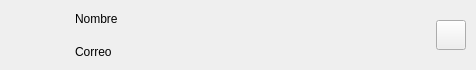
<?xml version="1.0" encoding="UTF-8"?>
<ui version="4.0">
 <class>WidgetFriend</class>
 <widget class="QWidget" name="WidgetFriend">
  <property name="geometry">
   <rect>
    <x>0</x>
    <y>0</y>
    <width>476</width>
    <height>70</height>
   </rect>
  </property>
  <property name="minimumSize">
   <size>
    <width>0</width>
    <height>70</height>
   </size>
  </property>
  <property name="maximumSize">
   <size>
    <width>16777215</width>
    <height>70</height>
   </size>
  </property>
  <property name="windowTitle">
   <string>Form</string>
  </property>
  <layout class="QHBoxLayout" name="horizontalLayout">
   <property name="spacing">
    <number>15</number>
   </property>
   <property name="leftMargin">
    <number>10</number>
   </property>
   <property name="topMargin">
    <number>10</number>
   </property>
   <property name="rightMargin">
    <number>10</number>
   </property>
   <property name="bottomMargin">
    <number>10</number>
   </property>
   <item>
    <widget class="QLabel" name="label">
     <property name="minimumSize">
      <size>
       <width>0</width>
       <height>50</height>
      </size>
     </property>
     <property name="maximumSize">
      <size>
       <width>50</width>
       <height>50</height>
      </size>
     </property>
     <property name="text">
      <string/>
     </property>
     <property name="pixmap">
      <pixmap resource="resource.qrc">:/images/user.png</pixmap>
     </property>
     <property name="scaledContents">
      <bool>true</bool>
     </property>
     <property name="alignment">
      <set>Qt::AlignmentFlag::AlignCenter</set>
     </property>
    </widget>
   </item>
   <item>
    <layout class="QVBoxLayout" name="verticalLayout">
     <item>
      <widget class="QLabel" name="label_nombres">
       <property name="text">
        <string>Nombre</string>
       </property>
      </widget>
     </item>
     <item>
      <widget class="QLabel" name="label_correo">
       <property name="text">
        <string>Correo</string>
       </property>
      </widget>
     </item>
    </layout>
   </item>
   <item>
    <widget class="QPushButton" name="pushButton_eliminar">
     <property name="sizePolicy">
      <sizepolicy hsizetype="Fixed" vsizetype="Fixed">
       <horstretch>0</horstretch>
       <verstretch>0</verstretch>
      </sizepolicy>
     </property>
     <property name="minimumSize">
      <size>
       <width>30</width>
       <height>30</height>
      </size>
     </property>
     <property name="maximumSize">
      <size>
       <width>30</width>
       <height>30</height>
      </size>
     </property>
     <property name="text">
      <string/>
     </property>
     <property name="icon">
      <iconset theme="QIcon::ThemeIcon::EditDelete"/>
     </property>
    </widget>
   </item>
  </layout>
 </widget>
 <resources>
  <include location="resource.qrc"/>
 </resources>
 <connections/>
</ui>
